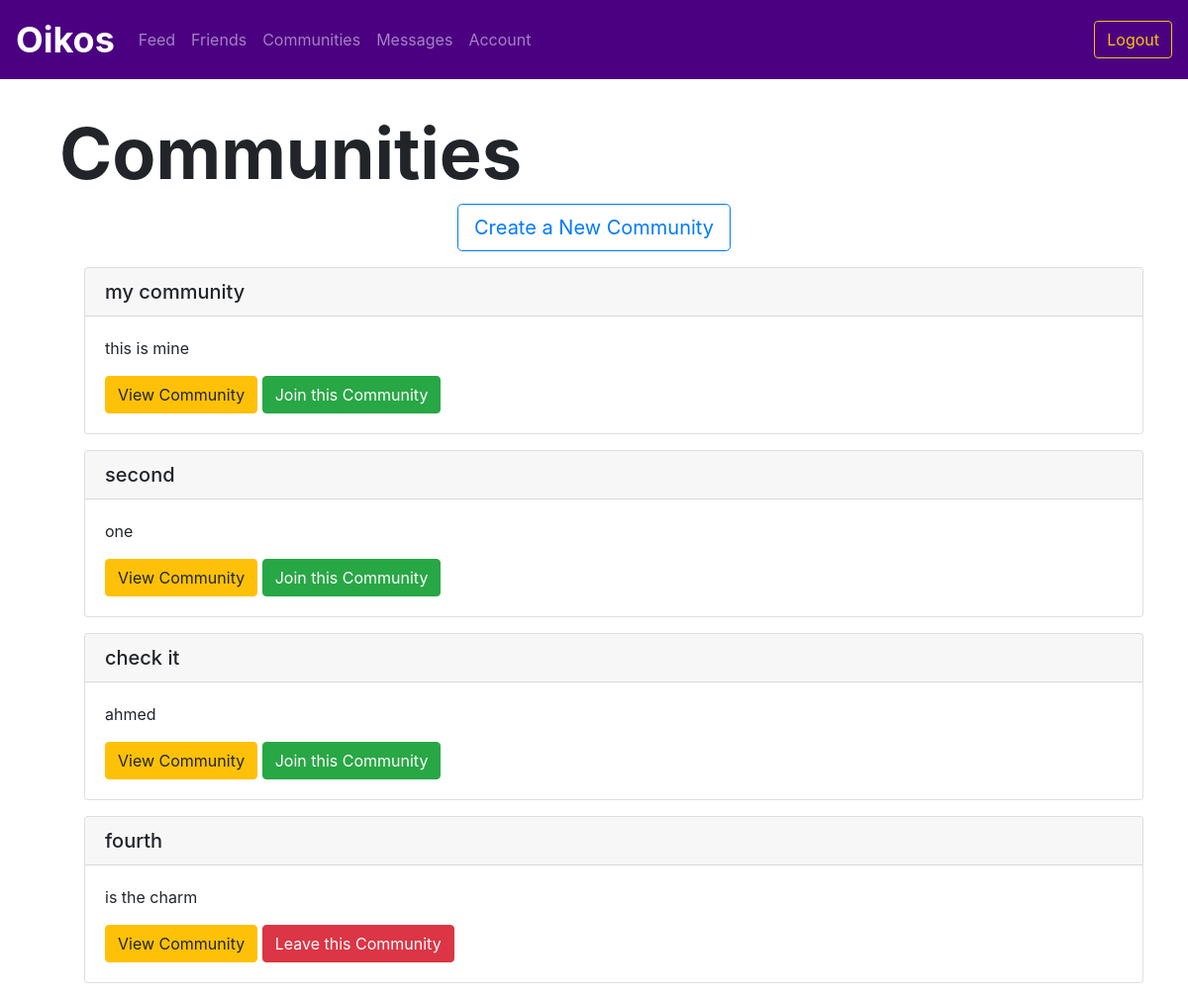
Page /communities (signed in) on the earlier database version.
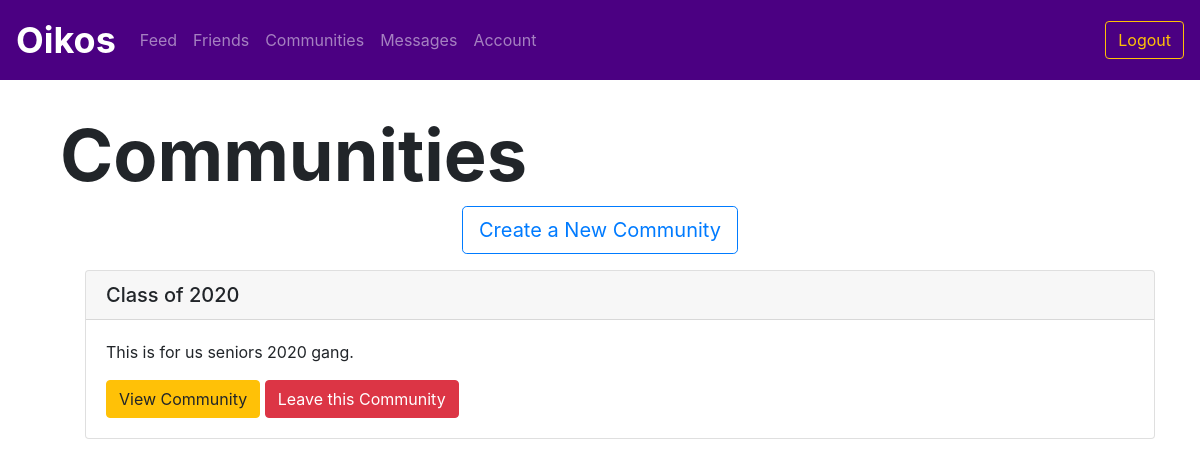
Same page on the later database version.
### utl/models.py (models this page shows)
class Community(db.Model):
    communityID = db.Column(db.Integer, primary_key=True)
    name = db.Column(db.Text, nullable=False)
    description = db.Column(db.Text, nullable=False)

### app.py (the view)
@app.route("/communities")
@login_required
def communities():
    community_data = communitiesfunctions.getAllCommunities()
    communities = {}
    for community in community_data:
        if communitiesfunctions.inCommunity(session['userID'], community.communityID):
            communities[community] = True
        else:
            communities[community] = False
    return render_template("communities.html", communities=communities)

### app.py (called while the page is built)
def login_required(f):
    @wraps(f)
    def decorated_function(*args, **kwargs):
        if "userID" not in session:
            return redirect(url_for('login'))
        return f(*args, **kwargs)
    return decorated_function

### utl/communities.py (called while the page is built)
def getAllCommunities():
    communities = Community.query.all()
    return communities

def inCommunity(userID, communityID):
    member = Member.query.filter_by(userID=userID, communityID=communityID).first()
    if member == None:
        return False
    return True

### templates/communities.html (shortened to what this page needs)
{% extends "logbase.html" %}
{% block body %}
<div class="content">
     <h1 class="display-3" style="font-weight: 700; padding-left: 5vw; padding-top: 5vh;">Communities</h1>
</div>
<div
class="container">
<div class="text-center">
    <button type="button" class="btn btn-lg btn-outline-primary" data-toggle="modal" data-target="#newCommunityModal">
        Create a New Community
    </button>
</div>
</div>
<div class="container">
    <ul>
        {% for community in communities %}
        <div class="card my-3">
            <h5 class="card-header">{{ community.name }}</h5>
            <div class="card-body">
                <p>{{ community.description }}</p>
                <a href="/community/{{ community.communityID }}" class="btn btn-warning">View Community</a>
                {% if communities[community] %}
                <a href="/leavecommunity/{{ community.communityID }}" class="btn btn-danger">Leave this Community</a>
                {% else %}
                <a href="/joincommunity/{{ community.communityID }}" class="btn btn-success">Join this Community</a>
                {% endif %}
            </div>
        </div>
        {% endfor %}
    </ul>
</div>
{% endblock %}

### templates/logbase.html
{% extends "base.html" %}
{% block profile %}
<li class="nav-item">
    <a class="nav-item nav-link" href="/feed">Feed</a></li>
<li class="nav-item">
    <a class="nav-item nav-link" href="/friends">Friends</a></li>
<li class="nav-item">
    <a class="nav-item nav-link" href="/communities">Communities</a></li>
<li class="nav-item">
    <a class="nav-item nav-link" href="/messages">Messages</a></li>
<li class="nav-item">
    <a class="nav-item nav-link" href="/me">Account</a></li>
{% endblock %}
{% block loginoptions %}
<form class="form-inline my-2 my-lg-0" action="/logout">
    <button class="btn btn-outline-warning my-2 my-sm-0" type="submit">Logout</button>
</form>
{% endblock %}

### templates/base.html (shortened to what this page needs)
<!DOCTYPE html>
  <html>
  <head>
    <link rel="stylesheet" href="https://stackpath.bootstrapcdn.com/bootstrap/4.4.1/css/bootstrap.min.css"
>
    <link rel="stylesheet" href="../static/css/style.css">
  </head>
  <body>
      <header>
        <nav class="navbar fixed-top navbar-expand-lg navbar-dark bg-primary">
        <a class="navbar-brand" href="/dashboard"><b>Oikos</b></a>
        <div class="collapse navbar-collapse" id="navbarContent">
          <ul class="navbar-nav mr-auto">
            {% block profile %}{% endblock %}
          </ul>
          {% block loginoptions %} {% endblock %}
        </div>
    </nav>
    <br>
    <br>
    <br>
</header>
    {% block body %} {% endblock %}
  </body>
</html>

### static/css/style.css (style rules this page uses)
.bg-primary { background-color: indigo !important; }
.nav-item { color: white; }
.navbar .navbar-brand { font-size: 36px; }

Differences in the rows shown:
removed Community: name "my community", description "this is mine"
removed Community: name "second", description "one"
removed Community: name "check it", description "ahmed"
removed Community: name "fourth", description "is the charm"
added Community: name "Class of 2020", description "This is for us seniors 2020 gang."
